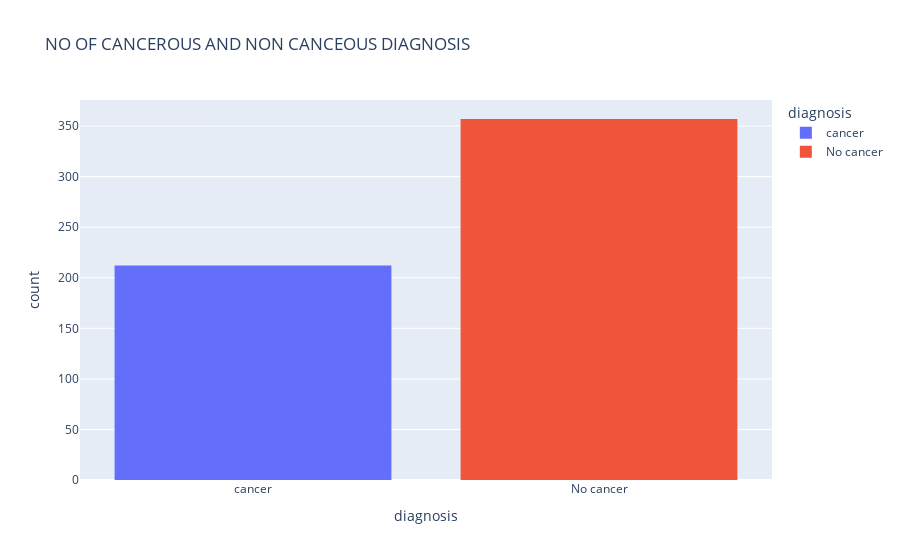

Source (notebook cell):
### Code cell
px.histogram(data_frame= data, x = 'diagnosis',
             title = 'NO OF CANCEROUS AND NON CANCEOUS DIAGNOSIS',
             color= 'diagnosis')

### Figure 1 — Plotly figure (JSON) as saved in the notebook; plotly's stock layout.template omitted (floating-point values rounded to 4 significant figures; data arrays with more than 128 entries replaced by an {"elided": "..."} marker saying what was removed)
{"data": [{"alignmentgroup": "True", "bingroup": "x", "hovertemplate": "diagnosis=%{x}<br>count=%{y}<extra></extra>", "legendgroup": "cancer", "marker": {"color": "#636efa", "pattern": {"shape": ""}}, "name": "cancer", "offsetgroup": "cancer", "orientation": "v", "showlegend": true, "type": "histogram", "x": {"elided": "212 str values"}, "xaxis": "x", "yaxis": "y"}, {"alignmentgroup": "True", "bingroup": "x", "hovertemplate": "diagnosis=%{x}<br>count=%{y}<extra></extra>", "legendgroup": "No cancer", "marker": {"color": "#EF553B", "pattern": {"shape": ""}}, "name": "No cancer", "offsetgroup": "No cancer", "orientation": "v", "showlegend": true, "type": "histogram", "x": {"elided": "357 str values"}, "xaxis": "x", "yaxis": "y"}], "layout": {"barmode": "relative", "legend": {"title": {"text": "diagnosis"}, "tracegroupgap": 0}, "title": {"text": "NO OF CANCEROUS AND NON CANCEOUS DIAGNOSIS"}, "xaxis": {"anchor": "y", "categoryarray": ["cancer", "No cancer"], "categoryorder": "array", "domain": [0, 1], "title": {"text": "diagnosis"}}, "yaxis": {"anchor": "x", "domain": [0, 1], "title": {"text": "count"}}}}
